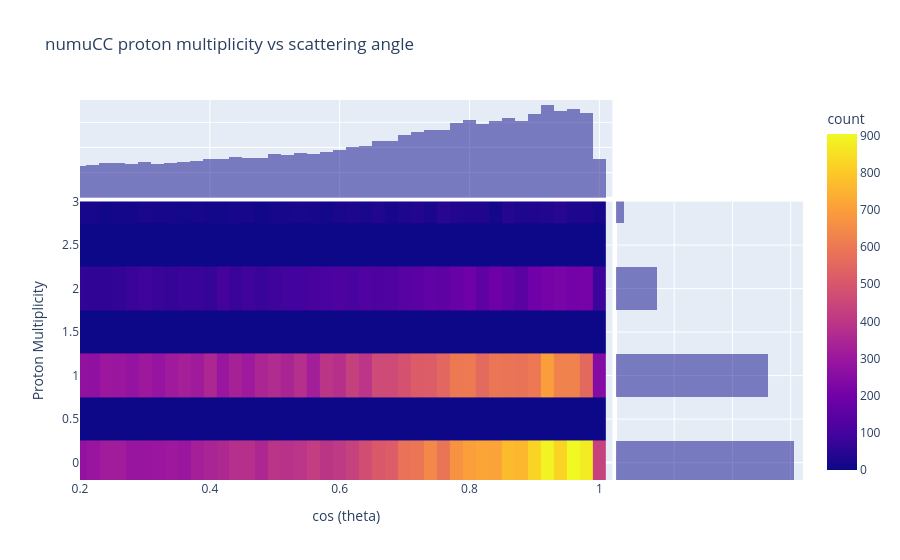

The cell this chart's notebook holds for it:
### Markdown cell above
For numuCC label

### Code cell
fig = px.density_heatmap(df_numucc, x="cos_theta", y="Num_Proton", text_auto=False,
                         labels={"Num_Proton": "Proton Multiplicity", "cos_theta": "cos (theta)"},
                         marginal_x="histogram", marginal_y="histogram", title="numuCC proton multiplicity vs scattering angle",
                         range_x=(0.2,1.02), range_y=(-.2,3.), nbinsx=100, nbinsy=15)
fig.show()

### Figure 1 — Plotly figure (JSON) as saved in the notebook; plotly's stock layout.template omitted (floating-point values rounded to 4 significant figures; data arrays with more than 128 entries replaced by an {"elided": "..."} marker saying what was removed)
{"data": [{"coloraxis": "coloraxis", "hovertemplate": "cos (theta)=%{x}<br>Proton Multiplicity=%{y}<br>count=%{z}<extra></extra>", "name": "", "nbinsx": 100, "nbinsy": 15, "type": "histogram2d", "x": {"elided": "65462 float values"}, "xaxis": "x", "xbingroup": "x", "y": {"elided": "65462 float values"}, "yaxis": "y", "ybingroup": "y"}, {"bingroup": "x", "hovertemplate": "cos (theta)=%{x}<br>count=%{y}<extra></extra>", "legendgroup": "", "marker": {"color": "#0d0887"}, "name": "", "opacity": 0.5, "showlegend": false, "type": "histogram", "x": {"elided": "65462 float values"}, "xaxis": "x3", "yaxis": "y3"}, {"bingroup": "y", "hovertemplate": "Proton Multiplicity=%{y}<br>count=%{x}<extra></extra>", "legendgroup": "", "marker": {"color": "#0d0887"}, "name": "", "opacity": 0.5, "showlegend": false, "type": "histogram", "xaxis": "x2", "y": {"elided": "65462 float values"}, "yaxis": "y2"}], "layout": {"barmode": "overlay", "coloraxis": {"colorbar": {"title": {"text": "count"}}, "colorscale": [[0, "#0d0887"], [0.1111, "#46039f"], [0.2222, "#7201a8"], [0.3333, "#9c179e"], [0.4444, "#bd3786"], [0.5556, "#d8576b"], [0.6667, "#ed7953"], [0.7778, "#fb9f3a"], [0.8889, "#fdca26"], [1, "#f0f921"]]}, "legend": {"tracegroupgap": 0}, "title": {"text": "numuCC proton multiplicity vs scattering angle"}, "xaxis": {"anchor": "y", "domain": [0, 0.7363], "range": [0.2, 1.02], "title": {"text": "cos (theta)"}}, "xaxis2": {"anchor": "y2", "domain": [0.7413, 1], "matches": "x2", "showgrid": true, "showline": false, "showticklabels": false, "ticks": ""}, "xaxis3": {"anchor": "y3", "domain": [0, 0.7363], "matches": "x", "showgrid": true, "showticklabels": false}, "xaxis4": {"anchor": "y4", "domain": [0.7413, 1], "matches": "x2", "showgrid": true, "showline": false, "showticklabels": false, "ticks": ""}, "yaxis": {"anchor": "x", "domain": [0, 0.7326], "range": [-0.2, 3], "title": {"text": "Proton Multiplicity"}}, "yaxis2": {"anchor": "x2", "domain": [0, 0.7326], "matches": "y", "showgrid": true, "showticklabels": false}, "yaxis3": {"anchor": "x3", "domain": [0.7426, 1], "matches": "y3", "showgrid": true, "showline": false, "showticklabels": false, "ticks": ""}, "yaxis4": {"anchor": "x4", "domain": [0.7426, 1], "matches": "y3", "showgrid": true, "showline": false, "showticklabels": false, "ticks": ""}}}
